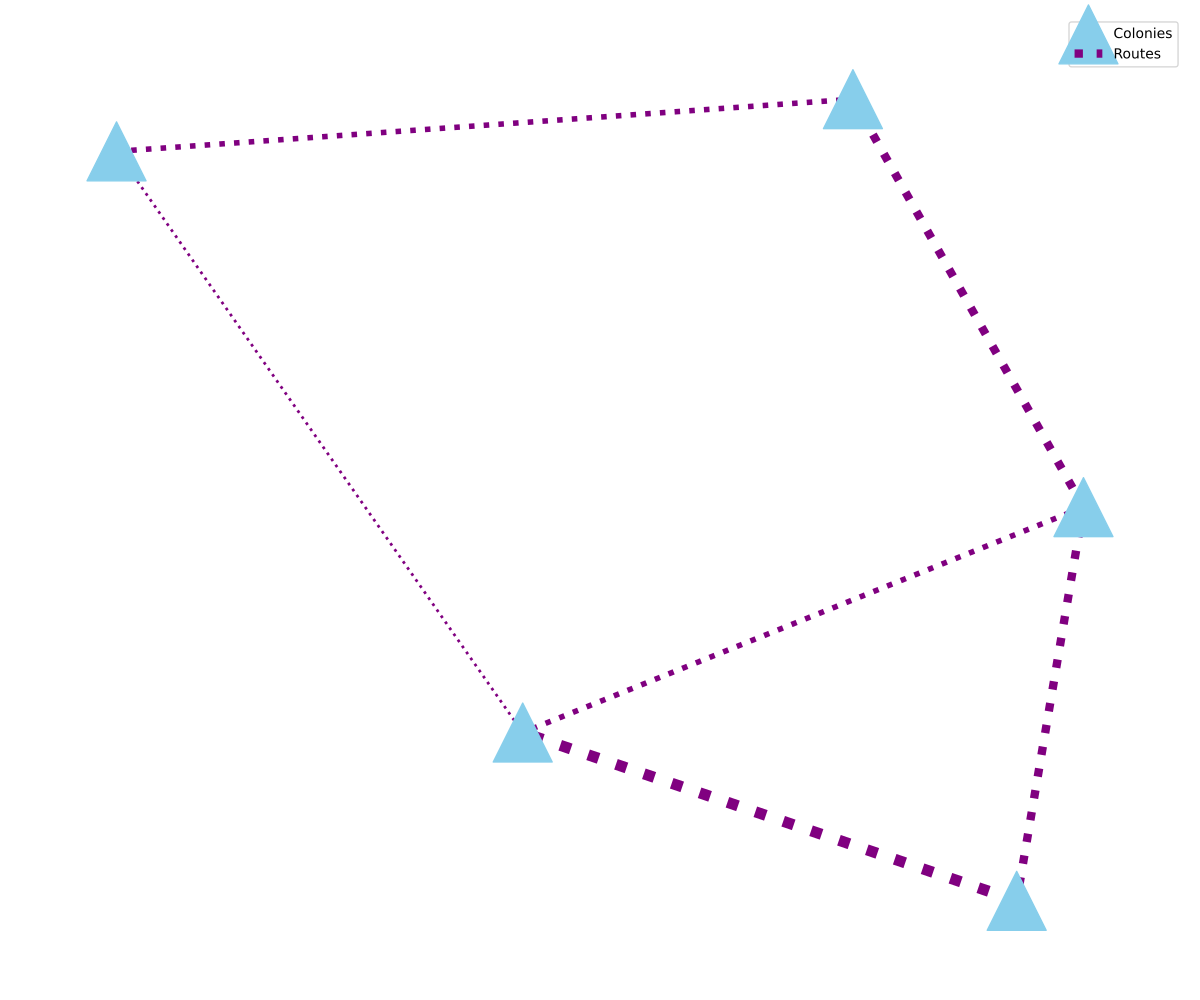

The Python source for this figure:
import matplotlib.pyplot as plt
import networkx as nx

colonies = ['Alpha Terra', 'Beta Centauri', 'Gamma Orion', 'Epsilon Blade', 'Zeta Haven']

routes = {
    ('Alpha Terra', 'Beta Centauri'): 3,
    ('Alpha Terra', 'Gamma Orion'): 2,
    ('Gamma Orion', 'Epsilon Blade'): 1,
    ('Epsilon Blade', 'Zeta Haven'): 2,
    ('Zeta Haven', 'Alpha Terra'): 3,
    ('Beta Centauri', 'Gamma Orion'): 4,
}

G = nx.Graph()
G.add_nodes_from(colonies)
for (colony1, colony2), frequency in routes.items():
    G.add_edge(colony1, colony2, weight=frequency)

plt.figure(figsize=(12, 10))
pos = nx.spring_layout(G, seed=42)

# Manually shuffled colors
nx.draw_networkx_nodes(G, pos, node_color='skyblue', node_shape='^', node_size=1800)
nx.draw_networkx_edges(
    G, pos,
    width=[G[u][v]['weight'] * 2 for u, v in G.edges()],
    edge_color='purple',
    style='dotted'
)

# Adding legend
plt.legend(["Colonies", "Routes"], loc='upper right')

# Turn on grid
plt.grid(visible=True)

# Random border settings
plt.box(on=True)

# Removed axis
plt.axis('off')
plt.tight_layout()
plt.show()
